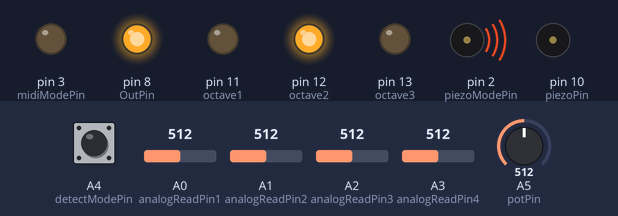
Recording of a sketch running on a simulated Arduino Uno, built with avr-gcc and run on an emulated ATmega328P. On the bench: output pins drawn as LEDs (lit = HIGH), buzzer (waves = sounding, pin HIGH). Inputs (shaded band) come from the test bench; at power-on: A5 (potPin) = 512, A0 (analogReadPin1) = 512, A1 (analogReadPin2) = 512, A2 (analogReadPin3) = 512, A3 (analogReadPin4) = 512, A4 (detectModePin) LOW. What the sketch prints to the serial monitor is not drawn.

Above: at 1.2 s.
1.3 s: A5 (potPin) set to 489
At 2.0 s:
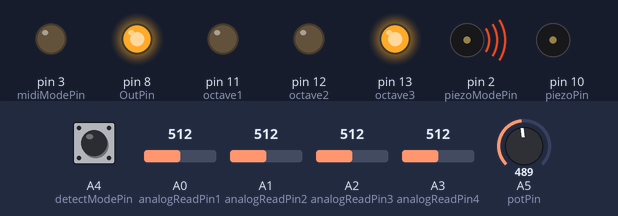
2.8 s: A5 (potPin) set to 760
At 3.2 s:
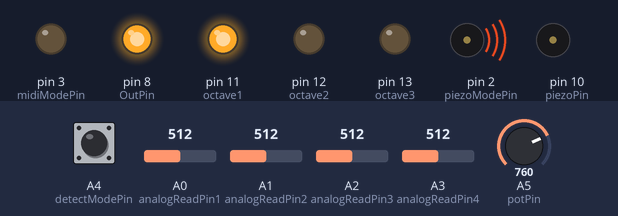
4.3 s: A5 (potPin) set to 735
At 5.5 s:
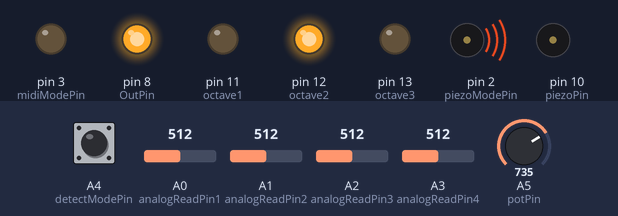
5.8 s: A5 (potPin) set to 90
At 6.7 s:
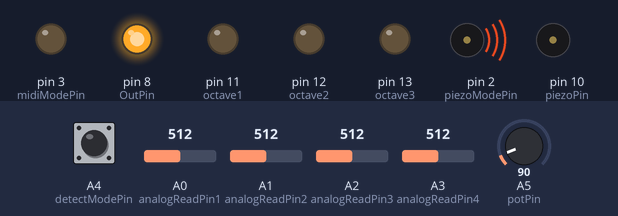
Timing chart, 0 to 8.8 s (numbered marks = the images above; inputs shaded):
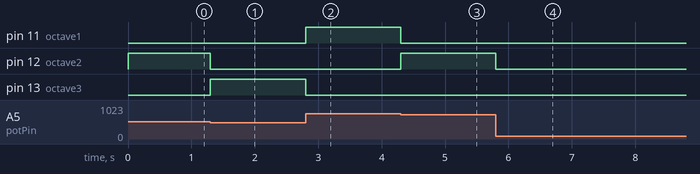

Measured:
- the behaviour switches between 500 and 499 on A5 (potPin) (found by bisection; images 0 and 1)
- the behaviour switches between 750 and 749 on A5 (potPin) (found by bisection; images 2 and 3)
- after the input at 1.3 s, pin 12 (octave2): HIGH → LOW at once; pin 13 (octave3): LOW → HIGH at once
- after the input at 2.8 s, pin 11 (octave1): LOW → HIGH at once; pin 13 (octave3): HIGH → LOW at once
- after the input at 4.3 s, pin 11 (octave1): HIGH → LOW at once; pin 12 (octave2): LOW → HIGH at once
- after the input at 5.8 s, pin 12 (octave2): HIGH → LOW at once

The sketch:

MIDI_Keyboard_v4.1.ino
```cpp
// Written by Jianan Li
// Project Website: jiananli.wordpress.com
// Email: ljn07050@gmail.com

// Anglog In
int const analogReadPin1=A0;  // FS,GS,AS
int const analogReadPin2=A1;  // F,G,A,B
int const analogReadPin3=A2;  // CS,DS
int const analogReadPin4=A3;  // C,D,E
int const detectModePin=A4;   // whether piezo or midi
int const potPin=A5;          // change octave

// other pins
int const piezoPin=10;
int const octave1=11;  //these three pins are for LEDs
int const octave2=12;
int const octave3=13;
int const OutPin=8;    //5V
int const piezoModePin=2;  // switching between these two changes the mode
int const midiModePin=3;

// frequencies for piezo
float c[]={261.6,523.3,1047,2093};
float cs[]={277.2,554.4,1109,2217};
float d[]={293.7,587.3,1175,2349};
float ds[]={311.1,622.3,1245,2489};
float e[]={329.6,659.3,1319,2637};
float f[]={349.2,698.5,1397,2794};
float fs[]={370.0,740.0,1480,2960};
float g[]={392.0,784.0,1568,3136};
float gs[]={415.3,830.6,1661,3322};
float a[]={440.0,880.0,1760,3520};
float as[]={466.2,932.3,1865,3729};
float b[]={493.9,987.8,1976,3951};

// note value for midi
int mC[]={60,72,84,96};
int mCS[]={61,73,85,97};
int mD[]={62,74,86,98};
int mDS[]={63,75,87,99};
int mE[]={64,76,88,100};
int mF[]={65,77,89,101};
int mFS[]={66,78,90,102};
int mG[]={67,79,91,103};
int mGS[]={68,80,92,104};
int mA[]={69,81,93,105};
int mAS[]={70,82,94,106};
int mB[]={71,83,95,107};

// dynamic octave determined by potentiometer reading in the function determineOctave()
int octavei=0;
float notes[12]={};
float midiNotes[12]={};

// for comparison
float previousMidiNotesList[12]={};

void setup() {
  pinMode(piezoModePin,OUTPUT);
  digitalWrite(piezoModePin,HIGH);
  pinMode(midiModePin,OUTPUT);
  digitalWrite(midiModePin,LOW);
  pinMode(detectModePin,INPUT);
  pinMode(octave1,OUTPUT);
  pinMode(octave2,OUTPUT);
  pinMode(octave3,OUTPUT);
  pinMode(OutPin,OUTPUT);
  digitalWrite(OutPin,HIGH);
  pinMode(piezoPin,OUTPUT);
  Serial.begin(57600);
}

void loop() {
  int potReading=analogRead(potPin);
  determineOctave(potReading);

  int noteIndex=12;
  // MIDI mode supports multiple simultaneous keypresses
  float midiNotesList[12]={};
  int j=0;

  int analogPin1Reading=analogRead(analogReadPin1);
  int analogPin2Reading=analogRead(analogReadPin2);
  int analogPin3Reading=analogRead(analogReadPin3);
  int analogPin4Reading=analogRead(analogReadPin4);

  //determine which key(s) are being pressed
  if (analogPin4Reading>10) {
    if (analogPin4Reading<=530) {
      if (analogPin4Reading<=400) {
        noteIndex=0;
      }
      else if (analogPin4Reading>400 && analogPin4Reading<=465) {
        noteIndex=2;
      }
      else if (analogPin4Reading>465 && analogPin4Reading<=530) {
        noteIndex=4;
      }
      midiNotesList[j]=midiNotes[noteIndex];
      j = j + 1;
    }
    else {
      if (analogPin4Reading<=575) {
        midiNotesList[j]=midiNotes[0]; j = j + 1;
        midiNotesList[j]=midiNotes[2]; j = j + 1;
      }
      else if (analogPin4Reading>575 && analogPin4Reading<=615) {
        midiNotesList[j]=midiNotes[0]; j = j + 1;
        midiNotesList[j]=midiNotes[4]; j = j + 1;
      }
      else if (analogPin4Reading>615 && analogPin4Reading<=680) {
        midiNotesList[j]=midiNotes[2]; j = j + 1;
        midiNotesList[j]=midiNotes[4]; j = j + 1;
      }
      else if (analogPin4Reading>680) {
        midiNotesList[j]=midiNotes[0]; j = j + 1;
        midiNotesList[j]=midiNotes[2]; j = j + 1;
        midiNotesList[j]=midiNotes[4]; j = j + 1;
      }
    }
  }
  if (analogPin3Reading>10) {
    if (analogPin3Reading<=480) {
      if (analogPin3Reading<=370) {
        noteIndex=1;
      }
      else if (analogPin3Reading>370) {
        noteIndex=3;
      }
      midiNotesList[j]=midiNotes[noteIndex];
      j = j + 1;
    }
    else {
      midiNotesList[j]=midiNotes[1]; j = j + 1;
      midiNotesList[j]=midiNotes[3]; j = j + 1;
    }
  }
  if (analogPin2Reading>10) {
    if (analogPin2Reading<=335 || (analogPin2Reading>=470 && analogPin2Reading<=508)) {
      if (analogPin2Reading<=200) {
        noteIndex=5;
      }
      else if (analogPin2Reading>200 && analogPin2Reading<=250) {
        noteIndex=7;
      }
      else if (analogPin2Reading>250 && analogPin2Reading<=330) {
        noteIndex=9;
      }
      else if (analogPin2Reading>330) {
        noteIndex=11;
      }
      midiNotesList[j]=midiNotes[noteIndex];
      j = j + 1;
    }
    else {
      if (analogPin2Reading<=370) {
        midiNotesList[j]=midiNotes[5]; j = j + 1;
        midiNotesList[j]=midiNotes[7]; j = j + 1;
      }
      else if (analogPin2Reading>370 && analogPin2Reading<=425) {
        midiNotesList[j]=midiNotes[5]; j = j + 1;
        midiNotesList[j]=midiNotes[9]; j = j + 1;
      }
      else if (analogPin2Reading>425 && analogPin2Reading<=455) {
        midiNotesList[j]=midiNotes[7]; j = j + 1;
        midiNotesList[j]=midiNotes[9]; j = j + 1;
      }
      else if (analogPin2Reading>455 && analogPin2Reading<=520) {
        midiNotesList[j]=midiNotes[5]; j = j + 1;
        midiNotesList[j]=midiNotes[7]; j = j + 1;
        midiNotesList[j]=midiNotes[9]; j = j + 1;
      }
      else if (analogPin2Reading>520 && analogPin2Reading<=565) {
        midiNotesList[j]=midiNotes[5]; j = j + 1;
        midiNotesList[j]=midiNotes[11]; j = j + 1;
      }
      else if (analogPin2Reading>565 && analogPin2Reading<=585) {
        midiNotesList[j]=midiNotes[7]; j = j + 1;
        midiNotesList[j]=midiNotes[11]; j = j + 1;
      }
      else if (analogPin2Reading>585 && analogPin2Reading<=610) {
        midiNotesList[j]=midiNotes[9]; j = j + 1;
        midiNotesList[j]=midiNotes[11]; j = j + 1;
      }
      else if (analogPin2Reading>610 && analogPin2Reading<=622) {
        midiNotesList[j]=midiNotes[5]; j = j + 1;
        midiNotesList[j]=midiNotes[7]; j = j + 1;
        midiNotesList[j]=midiNotes[11]; j = j + 1;
      }
      else if (analogPin2Reading>622 && analogPin2Reading<=642) {
        midiNotesList[j]=midiNotes[5]; j = j + 1;
        midiNotesList[j]=midiNotes[9]; j = j + 1;
        midiNotesList[j]=midiNotes[11]; j = j + 1;
      }
      else if (analogPin2Reading>642 && analogPin2Reading<=660) {
        midiNotesList[j]=midiNotes[7]; j = j + 1;
        midiNotesList[j]=midiNotes[9]; j = j + 1;
        midiNotesList[j]=midiNotes[11]; j = j + 1;
      }
      else if (analogPin2Reading>660) {
        midiNotesList[j]=midiNotes[5]; j = j + 1;
        midiNotesList[j]=midiNotes[7]; j = j + 1;
        midiNotesList[j]=midiNotes[9]; j = j + 1;
        midiNotesList[j]=midiNotes[11]; j = j + 1;
      }
    }
  }
  if (analogPin1Reading>10) {
    if (analogPin1Reading<=175 || (analogPin1Reading>=480 && analogPin1Reading<=512)) {
      if (analogPin1Reading<=100) {
        noteIndex=6;
      }
      else if (analogPin1Reading>100 && analogPin1Reading<=175) {
        noteIndex=8;
      }
      else if (analogPin1Reading>175) {
        noteIndex=10;
      }
      midiNotesList[j]=midiNotes[noteIndex];
      j = j + 1;
    }
    else {
      if (analogPin1Reading<=240) {
        midiNotesList[j]=midiNotes[6]; j = j + 1;
        midiNotesList[j]=midiNotes[8]; j = j + 1;
      }
      else if (analogPin1Reading>240 && analogPin1Reading<=535) {
        midiNotesList[j]=midiNotes[6]; j = j + 1;
        midiNotesList[j]=midiNotes[10]; j = j + 1;
      }
      else if (analogPin1Reading>535 && analogPin1Reading<=560) {
        midiNotesList[j]=midiNotes[8]; j = j + 1;
        midiNotesList[j]=midiNotes[10]; j = j + 1;
      }
      else if (analogPin1Reading>560) {
        midiNotesList[j]=midiNotes[6]; j = j + 1;
        midiNotesList[j]=midiNotes[8]; j = j + 1;
        midiNotesList[j]=midiNotes[10]; j = j + 1;
      }
    }
  }

  // decide whether to use the piezo or midi software
  int pinModeReading=digitalRead(detectModePin);
  if (pinModeReading==HIGH && noteIndex!=12) {
    tone(piezoPin,notes[noteIndex],30);
  }
  else {
    // for notes in current noteslist but not in previous noteslist, play them
    for (int k = 0; k < 12; k++) {
      int noteBeingTested=midiNotesList[k];
      int n=0;
      for (int i = 0; i < 12; i++) {
        if (noteBeingTested!=previousMidiNotesList[i]) {
          n=n+1;
        }
      }
      if (n==12 && noteBeingTested!=0) {
        MIDI(144,noteBeingTested,127);
      }
    }
    // for notes in previous noteslist but not in current noteslist, stop them
    for (int k = 0; k < 12; k++) {
      int noteBeingTested=previousMidiNotesList[k];
      int n=0;
      for (int i = 0; i < 12; i++) {
        if (noteBeingTested!=midiNotesList[i]) {
          n=n+1;
        }
      }
      if (n==12 && noteBeingTested!=0) {
        MIDI(128,noteBeingTested,127);
      }
    }

    if (midiNotesList[0]!=0) {
      //// The current state is ended either with a change in analog readings or in potentiometer reading
      // compare analogreadings to end the current note and start a new note
      int oldReading1= analogRead(analogReadPin1);
      int oldReading2= analogRead(analogReadPin2);
      int oldReading3= analogRead(analogReadPin3);
      int oldReading4= analogRead(analogReadPin4);
      int newAnalogReading1= analogRead(analogReadPin1);
      int newAnalogReading2= analogRead(analogReadPin2);
      int newAnalogReading3= analogRead(analogReadPin3);
      int newAnalogReading4= analogRead(analogReadPin4);
      //compare potentiometer readings
      int newPotReading=analogRead(potPin);
      int newOctavei=octavei;
      while ((newAnalogReading1>=10 || newAnalogReading2>=10 || newAnalogReading3>=10 || newAnalogReading4>=10) && (((newAnalogReading1-oldReading1)<=10 && (newAnalogReading1-oldReading1)>=-10) && ((newAnalogReading2-oldReading2)<=10 && (newAnalogReading2-oldReading2)>=-10) && ((newAnalogReading3-oldReading3)<=10 && (newAnalogReading3-oldReading3)>=-10) && ((newAnalogReading4-oldReading4)<=10 && (newAnalogReading4-oldReading4)>=-10)) && (newOctavei==octavei)) {
        oldReading1=newAnalogReading1;
        oldReading2=newAnalogReading2;
        oldReading3=newAnalogReading3;
        oldReading4=newAnalogReading4;
        newAnalogReading1=analogRead(analogReadPin1);
        newAnalogReading2=analogRead(analogReadPin2);
        newAnalogReading3=analogRead(analogReadPin3);
        newAnalogReading4=analogRead(analogReadPin4);
        newPotReading = analogRead(potPin);
        if (newPotReading>750) {newOctavei=0;}
        else if (newPotReading<750 && newPotReading>500) {newOctavei=1;}
        else if (newPotReading<500 && newPotReading>250) {newOctavei=2;}
        else if (newPotReading<250) {newOctavei=3;}
      }
    }
  }
  // record the previous midinoteslist
  for (int k = 0; k < 12; k++){
    previousMidiNotesList[k]=midiNotesList[k];
  }
}

void MIDI(unsigned char MESSAGE, unsigned char PITCH, unsigned char VELOCITY)
{
  Serial.write(MESSAGE);
  Serial.write(PITCH);
  Serial.write(VELOCITY);
}

void determineOctave(int potReading) {
  if (potReading>750) {
    digitalWrite(octave1,HIGH);
    digitalWrite(octave2,LOW);
    digitalWrite(octave3,LOW);
    octavei=0;
  }
  else if (potReading<750 && potReading>500) {
    digitalWrite(octave1,LOW);
    digitalWrite(octave2,HIGH);
    digitalWrite(octave3,LOW);
    octavei=1;
  }
  else if (potReading<500 && potReading>250) {
    digitalWrite(octave1,LOW);
    digitalWrite(octave2,LOW);
    digitalWrite(octave3,HIGH);
    octavei=2;
  }
  else if (potReading<250) {
    digitalWrite(octave1,LOW);
    digitalWrite(octave2,LOW);
    digitalWrite(octave3,LOW);
    octavei=3;
  }
  // change to the current octave
  notes[0]=c[octavei]; notes[1]=cs[octavei]; notes[2]=d[octavei]; notes[3]=ds[octavei]; notes[4]=e[octavei]; notes[5]=f[octavei];
  notes[6]=fs[octavei];notes[7]=g[octavei]; notes[8]=gs[octavei];notes[9]=a[octavei]; notes[10]=as[octavei]; notes[10]=b[octavei];
  //
  midiNotes[0]=mC[octavei]; midiNotes[1]=mCS[octavei]; midiNotes[2]=mD[octavei]; midiNotes[3]=mDS[octavei]; midiNotes[4]=mE[octavei]; midiNotes[5]=mF[octavei];
  midiNotes[6]=mFS[octavei]; midiNotes[7]=mG[octavei]; midiNotes[8]=mGS[octavei]; midiNotes[9]=mA[octavei]; midiNotes[10]=mAS[octavei]; midiNotes[11]=mB[octavei];
}
```
